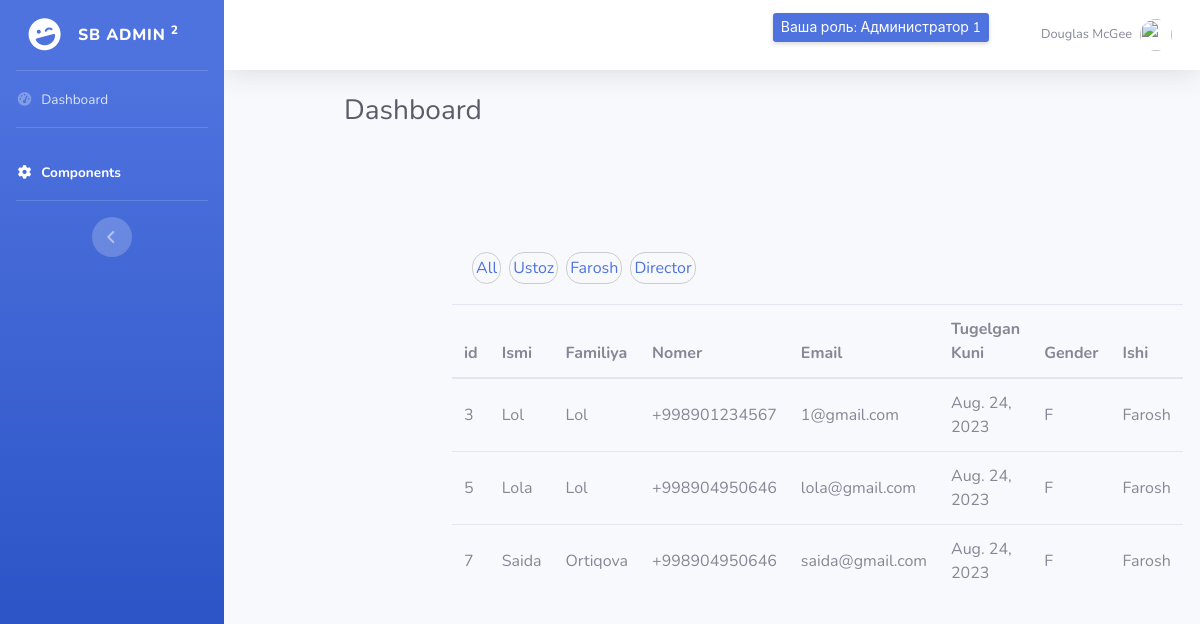
/workers/?job=farosh (signed in), run on the app's committed database.
### dashboardapp/models.py (models this page shows, shortened)
class AdminProfile(models.Model):
    ADMIN_ROLES = (
        (1, 'Админ'),
        (2, 'Администратор 1'),
        (3, 'Администратор 2'),
        (4, 'Администратор 3'),
    )
    user = models.OneToOneField(User, on_delete=models.CASCADE)
    role = models.PositiveIntegerField(choices=ADMIN_ROLES)
    class Meta:
        verbose_name = 'Админ'
        verbose_name_plural = 'Админы'

class Workers(models.Model):
    first_name = models.CharField(max_length=50)
    last_name = models.CharField(max_length=50)
    email = models.EmailField()
    phone = PhoneNumberField()
    birtday = models.DateField(blank=False)
    gender = models.CharField(max_length=1, choices=Gender.choices)
    job = models.ForeignKey(Job, related_name='jobs', on_delete=models.CASCADE, null=True)

### forms_app/models.py (models this page shows)
class Job(models.Model):
    title = models.CharField(max_length=100)
    slug = models.SlugField(null=True)
    def __str__(self):
        return self.title

### dashboardapp/views.py (the view)
# urls.py: path('workers/', views.workers, name='dashboard-workers'),
def workers(request):
    jobs = Job.objects.all()
    workers = Workers.objects.all()
    active_category = request.GET.get('job', '')
    admin_profile = AdminProfile.objects.filter(user=request.user).first()
    if active_category:
        workers = workers.filter(job__slug=active_category)
    context = {
        'jobs' : jobs,
        'workers' : workers ,
        'active_category' : active_category,
        'admin_profile' : admin_profile
    }
    return render(request, 'dashboard-templates/workers.html', context)

### templates/dashboard-templates/workers.html (shortened to what this page needs)
{% extends 'dashboard-templates/base.html' %}
{% load static %}
{% block content %}
<div id="wrapper">
    <ul class="navbar-nav bg-gradient-primary sidebar sidebar-dark accordion" id="accordionSidebar">
        <a class="sidebar-brand d-flex align-items-center justify-content-center" href="{% url 'dashboard-index' %}">
            <div class="sidebar-brand-icon rotate-n-15">
                <i class="fas fa-laugh-wink"></i>
            </div>
            <div class="sidebar-brand-text mx-3">SB Admin <sup>2</sup></div>
        </a>
        <hr class="sidebar-divider my-0">
        <li class="nav-item">
            <a class="nav-link collapsed" href="{% url 'dashboard-index' %}   ">
                <i class="fas fa-fw fa-tachometer-alt"></i>
                <span>Dashboard</span></a>
        </li>
        <hr class="sidebar-divider">
        <li class="nav-item active">
            <a class="nav-link" href="{% url 'dashboard-workers' %}"  data-target="#collapseTwo"
                aria-expanded="true" aria-controls="collapseTwo">
                <i class="fas fa-fw fa-cog"></i>
                <span>Components</span>
            </a>
        </li>
        <hr class="sidebar-divider d-none d-md-block">
        <div class="text-center d-none d-md-inline">
            <button class="rounded-circle border-0" id="sidebarToggle"></button>
        </div>
    </ul>
    <div id="content-wrapper" class="d-flex flex-column">
        <div id="content">
            <nav class="navbar navbar-expand navbar-light bg-white topbar mb-4 static-top shadow">
                <ul class="navbar-nav ml-auto" style="display: flex;
                align-items: center;
                gap: 40px;">
                    <li class="nav-item dropdown no-arrow">
                        {% if admin_profile %}
                        <p class="d-none d-sm-inline-block  btn-sm btn-primary shadow-sm">Ваша роль:
                            {{ admin_profile.get_role_display }}</p>
                        {% endif %}
                    </li>
                    <li class="nav-item dropdown no-arrow">
                        <a class="nav-link dropdown-toggle" href="#" id="userDropdown" role="button"
                            data-toggle="dropdown" aria-haspopup="true" aria-expanded="false">
                            <span class="mr-2 d-none d-lg-inline text-gray-600 small">Douglas McGee</span>
                            <img class="img-profile rounded-circle" src="img/undraw_profile.svg">
                        </a>
                    </li>
                </ul>
            </nav>
            <div class="container-fluid">
                <div class="d-sm-flex align-items-center justify-content-between mb-4">
                    <h1 class="h3 mb-0 text-gray-800">Dashboard</h1>
                </div>
                <div class="row">
                    <div class="wrapper">
                        <div class="container">
                            <div class="filter-container">
                                <ul id="category-filter">
                                    <li data-category="all"><a href="{% url 'dashboard-workers' %}">All</li></a>
                                    {% for job in jobs %}
                                    <li><a href="{% url 'dashboard-workers' %}?job={{ job.slug }}"  style="text-decoration: none;">{{ job.title }}</li></a>
                                    {% endfor %}
                                </ul>
                            </div>
                            <table id="music" class="table table-responsive table-hover">
                                <thead>
                                    <tr class="myHead">
                                        <th>id</th>
                                        <th>Ismi</th>
                                        <th>Familiya</th>
                                        <th>Nomer</th>
                                        <th>Email</th>
                                        <th>Tugelgan Kuni</th>
                                        <th>Gender</th>
                                        <th>Ishi</th>
                                    </tr>
                                </thead>
                                <tbody>
                                    {% for worker in workers %}
                                    <tr>
                                        <td>{{ worker.id }}</td>
                                        <td>
                                            {{ worker.first_name }}
                                        </td>
                                        <td>{{ worker.last_name }}</td>
                                        <td>{{ worker.phone }}</td>
                                        <td>{{ worker.email }}</td>
                                        <td>{{ worker.birtday }}</td>
                                        <td>{{ worker.gender }}</td>
                                        <td>{{ worker.job }}</td>
                                    </tr>
                                    {% endfor %}
                                </tbody>
                            </table>
                        </div>
                    </div>
                </div>
            </div>
            {% endblock %}

### templates/dashboard-templates/workers.html (style rules this page uses)
.filter-container { margin: 20px; }
#category-filter { list-style: none; padding: 0; display: flex; }
#category-filter li { margin-right: 8px; cursor: pointer; padding: 3px; border: 1px solid #ccc; border-radius: 15px; }
.wrapper { margin: 80px 0; }
.table>tbody>tr>td { vertical-align: middle; }

### data on the page
AdminProfile: role "Администратор 1"
Job: title "Ustoz"
Job: title "Farosh"
Job: title "Director"
Workers: id "3", first_name "Lol", last_name "Lol", phone "+998901234567", email "1@gmail.com", birtday "Aug. 24, 2023", gender "F", job "Farosh"
Workers: id "5", first_name "Lola", last_name "Lol", phone "+998904950646", email "lola@gmail.com", birtday "Aug. 24, 2023", gender "F", job "Farosh"
Workers: id "7", first_name "Saida", last_name "Ortiqova", phone "+998904950646", email "saida@gmail.com", birtday "Aug. 24, 2023", gender "F", job "Farosh"
